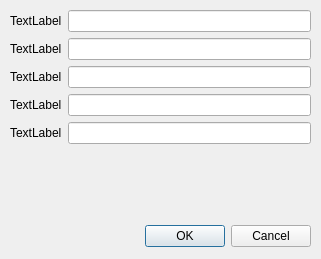
<?xml version="1.0" encoding="UTF-8"?>
<ui version="4.0">
 <class>Inputer</class>
 <widget class="QDialog" name="Inputer">
  <property name="geometry">
   <rect>
    <x>0</x>
    <y>0</y>
    <width>321</width>
    <height>259</height>
   </rect>
  </property>
  <property name="windowTitle">
   <string>Dialog</string>
  </property>
  <widget class="QDialogButtonBox" name="buttonBox">
   <property name="geometry">
    <rect>
     <x>140</x>
     <y>220</y>
     <width>171</width>
     <height>32</height>
    </rect>
   </property>
   <property name="orientation">
    <enum>Qt::Horizontal</enum>
   </property>
   <property name="standardButtons">
    <set>QDialogButtonBox::Cancel|QDialogButtonBox::Ok</set>
   </property>
  </widget>
  <widget class="QWidget" name="formLayoutWidget">
   <property name="geometry">
    <rect>
     <x>10</x>
     <y>10</y>
     <width>301</width>
     <height>201</height>
    </rect>
   </property>
   <layout class="QFormLayout" name="formLayout">
    <item row="1" column="0">
     <widget class="QLabel" name="l1">
      <property name="text">
       <string>TextLabel</string>
      </property>
     </widget>
    </item>
    <item row="1" column="1">
     <widget class="QLineEdit" name="e1"/>
    </item>
    <item row="4" column="1">
     <widget class="QLineEdit" name="e3"/>
    </item>
    <item row="4" column="0">
     <widget class="QLabel" name="l3">
      <property name="text">
       <string>TextLabel</string>
      </property>
     </widget>
    </item>
    <item row="5" column="0">
     <widget class="QLabel" name="l4">
      <property name="text">
       <string>TextLabel</string>
      </property>
     </widget>
    </item>
    <item row="5" column="1">
     <widget class="QLineEdit" name="e4"/>
    </item>
    <item row="3" column="0">
     <widget class="QLabel" name="l2">
      <property name="text">
       <string>TextLabel</string>
      </property>
     </widget>
    </item>
    <item row="3" column="1">
     <widget class="QLineEdit" name="e2">
      <property name="enabled">
       <bool>true</bool>
      </property>
     </widget>
    </item>
    <item row="6" column="1">
     <widget class="QLineEdit" name="e5"/>
    </item>
    <item row="6" column="0">
     <widget class="QLabel" name="l5">
      <property name="text">
       <string>TextLabel</string>
      </property>
     </widget>
    </item>
   </layout>
  </widget>
 </widget>
 <resources/>
 <connections>
  <connection>
   <sender>buttonBox</sender>
   <signal>accepted()</signal>
   <receiver>Inputer</receiver>
   <slot>accept()</slot>
   <hints>
    <hint type="sourcelabel">
     <x>248</x>
     <y>254</y>
    </hint>
    <hint type="destinationlabel">
     <x>157</x>
     <y>274</y>
    </hint>
   </hints>
  </connection>
  <connection>
   <sender>buttonBox</sender>
   <signal>rejected()</signal>
   <receiver>Inputer</receiver>
   <slot>reject()</slot>
   <hints>
    <hint type="sourcelabel">
     <x>316</x>
     <y>260</y>
    </hint>
    <hint type="destinationlabel">
     <x>286</x>
     <y>274</y>
    </hint>
   </hints>
  </connection>
 </connections>
</ui>
